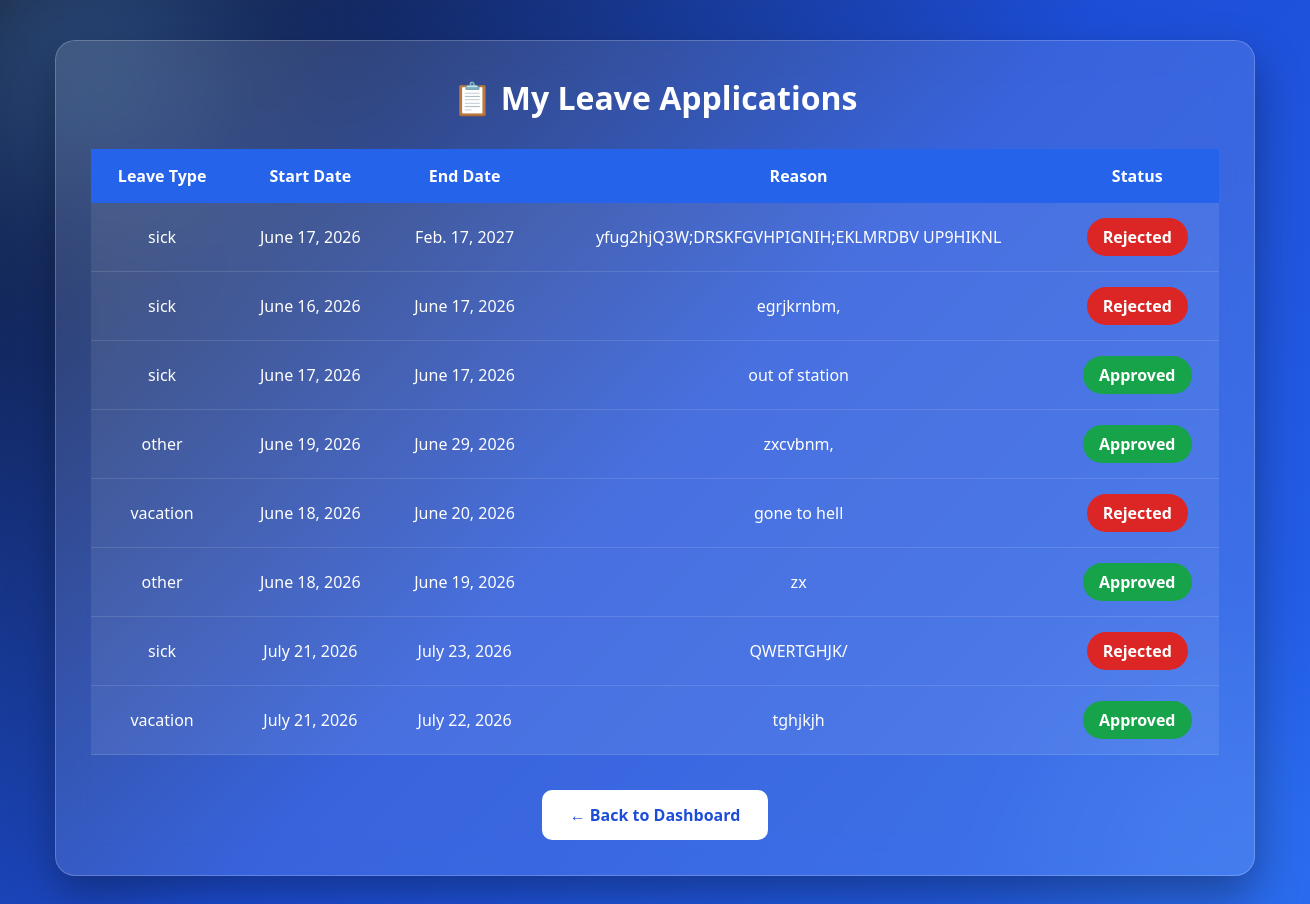
Page /leave/my_leaves/ (signed in) on the committed database.
### leave/models.py (models this page shows, shortened)
class Leave(models.Model):
    user = models.ForeignKey(User, on_delete=models.CASCADE)
    leave_type = models.CharField(max_length=50)
    start_date = models.DateField()
    end_date = models.DateField()
    reason = models.TextField()
    status = models.CharField(max_length=20, default='pending')

### leave/views.py (the view)
# urls.py: path('my_leaves/',views.my_leaves,name='my_leaves'),
@login_required
def my_leaves(request):
    leaves = Leave.objects.filter(user=request.user)
    return render(request, 'my_leaves.html', {'leaves': leaves})

### templates/my_leaves.html (shortened to what this page needs)
<!DOCTYPE html>
<html lang="en">
<head>
</head>
<body>
<div class="container">
    <h2>📋 My Leave Applications</h2>
    <div class="table-wrapper">
        <table>
            <thead>
                <tr>
                    <th>Leave Type</th>
                    <th>Start Date</th>
                    <th>End Date</th>
                    <th>Reason</th>
                    <th>Status</th>
                </tr>
            </thead>
            <tbody>
                {% for i in leaves %}
                <tr>
                    <td>{{ i.leave_type }}</td>
                    <td>{{ i.start_date }}</td>
                    <td>{{ i.end_date }}</td>
                    <td>{{ i.reason }}</td>
                    <td>
                        {% if i.status == "Approved" %}
                            <span class="status approved">{{ i.status }}</span>
                        {% elif i.status == "Pending" %}
                            <span class="status pending">{{ i.status }}</span>
                        {% elif i.status == "Rejected" %}
                            <span class="status rejected">{{ i.status }}</span>
                        {% else %}
                            <span class="status default">{{ i.status }}</span>
                        {% endif %}
                    </td>
                </tr>
                {% empty %}
                <tr>
                    <td colspan="5" class="empty-message">
                        No Leave Applications Found
                    </td>
                </tr>
                {% endfor %}
            </tbody>
        </table>
    </div>
    <div class="actions">
        <a href="/staff_dashboard/" class="btn">
            ← Back to Dashboard
        </a>
    </div>
</div>
</body>
</html>

### templates/my_leaves.html (style rules this page uses)
* { margin:0; padding:0; box-sizing:border-box; font-family:"Segoe UI",Tahoma,Geneva,Verdana,sans-serif; }
body { min-height:100vh; background:linear-gradient(135deg,#0f172a,#1d4ed8,#2563eb); padding:40px 20px; position:relative; overflow-x:auto; }
body::before, body::after { content:""; position:absolute; border-radius:50%; filter:blur(90px); opacity:.35; z-index:-1; }
body::before { width:300px; height:300px; background:#60a5fa; top:-100px; left:-80px; }
body::after { width:350px; height:350px; background:#3b82f6; bottom:-120px; right:-100px; }
.container { max-width:1200px; margin:auto; background:rgba(255,255,255,.12); backdrop-filter:blur(18px); border:1px solid rgba(255,255,255,.2); border-radius:20px; padding:35px; box-shadow:0 20px 45px rgba(0,0,0,.35); animation:fadeUp .7s ease; }
h2 { text-align:center; color:#fff; margin-bottom:30px; font-size:32px; }
.table-wrapper { overflow-x:auto; }
table { width:100%; border-collapse:collapse; min-width:850px; }
th { background:#2563eb; color:#fff; padding:16px; font-size:16px; }
td { padding:15px; text-align:center; color:#fff; background:rgba(255,255,255,.08); border-bottom:1px solid rgba(255,255,255,.12); }
.status { padding:8px 16px; border-radius:30px; font-weight:600; display:inline-block; }
.approved { background:#16a34a; color:white; }
.rejected { background:#dc2626; color:white; }
.actions { margin-top:35px; text-align:center; }
.btn { display:inline-block; text-decoration:none; background:#fff; color:#1d4ed8; padding:14px 28px; border-radius:10px; font-weight:600; transition:.3s; }

### rows in the picture
Leave: leave_type "sick", start_date "June 17, 2026", end_date "Feb. 17, 2027", reason "yfug2hjQ3W;DRSKFGVHPIGNIH;EKLMRDBV UP9HIKNL", status "Rejected"
Leave: leave_type "sick", start_date "June 16, 2026", end_date "June 17, 2026", reason "egrjkrnbm,", status "Rejected"
Leave: leave_type "sick", start_date "June 17, 2026", end_date "June 17, 2026", reason "out of station", status "Approved"
Leave: leave_type "other", start_date "June 19, 2026", end_date "June 29, 2026", reason "zxcvbnm,", status "Approved"
Leave: leave_type "vacation", start_date "June 18, 2026", end_date "June 20, 2026", reason "gone to hell", status "Rejected"
Leave: leave_type "other", start_date "June 18, 2026", end_date "June 19, 2026", reason "zx", status "Approved"
Leave: leave_type "sick", start_date "July 21, 2026", end_date "July 23, 2026", reason "QWERTGHJK/", status "Rejected"
Leave: leave_type "vacation", start_date "July 21, 2026", end_date "July 22, 2026", reason "tghjkjh", status "Approved"
